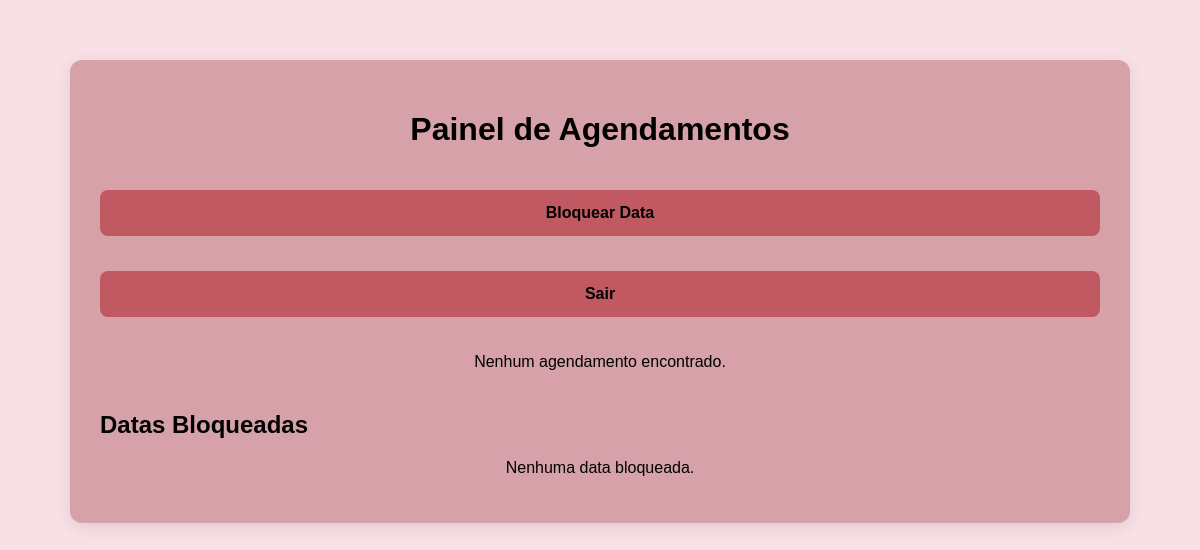
Before: /admin (signed in) with the older database file.
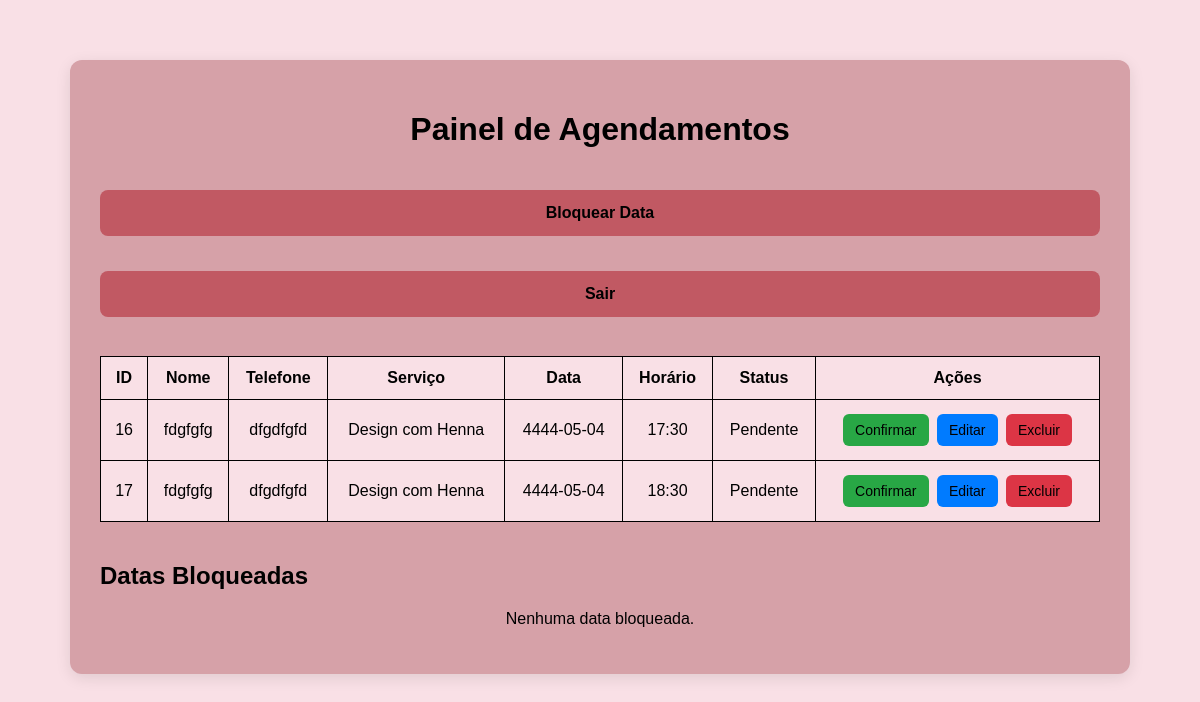
After: the same page with the newer database file.
### tables this page shows
CREATE TABLE agendamentos (
            id INTEGER PRIMARY KEY AUTOINCREMENT,
            nome TEXT NOT NULL,
            telefone TEXT NOT NULL,
            servico TEXT NOT NULL,
            data TEXT NOT NULL,
            horario TEXT NOT NULL
        , status TEXT DEFAULT 'Pendente');

### app.py (the view)
@app.route("/admin")
def admin():
    if not session.get("admin_logado"):
        return redirect(url_for("login"))
    conn = sqlite3.connect(DB_PATH)
    cursor = conn.cursor()
    cursor.execute("""
    SELECT id, nome, telefone, servico, data, horario, status
    FROM agendamentos
    ORDER BY data, horario
""")
    agendamentos = cursor.fetchall()
    cursor.execute("""
        SELECT id, data, motivo
        FROM bloqueios
        ORDER BY data
    """)
    bloqueios = cursor.fetchall()
    conn.close()
    return render_template("admin.html", agendamentos=agendamentos, bloqueios=bloqueios)

### templates/admin.html (shortened to what this page needs)
<!DOCTYPE html>
<html lang="pt-BR">
<head>
    <link rel="stylesheet" href="{{ url_for('static', filename='style.css') }}">
</head>
<body>
    <div class="container admin-container">
        <h1>Painel de Agendamentos</h1>
        <a href="{{ url_for('bloquear_data') }}" class="botao" style="margin-bottom: 15px;">Bloquear Data</a>
        <a href="{{ url_for('logout') }}" class="botao" style="background: #c15963; margin-bottom: 20px;">Sair</a>
        {% if agendamentos %}
            <div class="tabela-responsive">
                <table>
                    <thead>
                        <tr>
                            <tr>
                            <th>ID</th>
                            <th>Nome</th>
                            <th>Telefone</th>
                            <th>Serviço</th>
                            <th>Data</th>
                            <th>Horário</th>
                            <th>Status</th>
                            <th>Ações</th>
                        </tr>
                    </tr>
                </thead>
                <tbody>
                    {% for agendamento in agendamentos %}
                        <tr>
                            <td>{{ agendamento[0] }}</td>
                            <td>{{ agendamento[1] }}</td>
                            <td>{{ agendamento[2] }}</td>
                            <td>{{ agendamento[3] }}</td>
                            <td>{{ agendamento[4] }}</td>
                            <td>{{ agendamento[5] }}</td>
                            <td>{{ agendamento[6] }}</td>
                            <td>
                                {% if agendamento[6] != 'Confirmado' %}
                                    <a href="{{ url_for('confirmar', id=agendamento[0]) }}" class="acao confirmar">Confirmar</a>
                                {% endif %}
                                <a href="{{ url_for('editar', id=agendamento[0]) }}" class="acao editar">Editar</a>
                                <a href="{{ url_for('excluir', id=agendamento[0]) }}" class="acao excluir" onclick="return confirm('Tem certeza que deseja excluir este agendamento?')">Excluir</a>
                            </td>
                        </tr>
                        {% endfor %}
                    </tbody>
                </table>
            </div>
        {% else %}
            <p>Nenhum agendamento encontrado.</p>
        {% endif %}
        <h2 style="margin-top: 40px;">Datas Bloqueadas</h2>
        {% if bloqueios %}
            <table>
                <thead>
                    <tr>
                        <th>ID</th>
                        <th>Data</th>
                        <th>Motivo</th>
                        <th>Ação</th>
                    </tr>
                </thead>
                <tbody>
                    {% for bloqueio in bloqueios %}
                    <tr>
                        <td>{{ bloqueio[0] }}</td>
                        <td>{{ bloqueio[1] }}</td>
                        <td>{{ bloqueio[2] if bloqueio[2] else "Sem motivo" }}</td>
                        <td>
                            <a href="{{ url_for('desbloquear_data', id=bloqueio[0]) }}" class="acao excluir" onclick="return confirm('Deseja desbloquear esta data?')">Desbloquear</a>
                        </td>
                    {% endfor %}
                </tbody>
            </table>
        {% else %}
            <p>Nenhuma data bloqueada.</p>
        {% endif %}
    </div>
</body>
</html>

### static/style.css (style rules this page uses)
body { font-family: Arial, sans-serif; background: #f9e0e6; margin: 0; padding: 0; }
.container { width: 90%; max-width: 500px; margin: 60px auto; background: #d6a1a8; padding: 30px; border-radius: 12px; box-shadow: 0 4px 15px rgba(0,0,0,0.1); }
h1 { text-align: center; color: black; }
p { text-align: center; color: black; }
button, .botao { background: #c15963; color: black; border: none; text-decoration: none; display: inline-block; text-align: center; margin-top: 20px; cursor: pointer; font-weight: bold; padding: 14px 20px; border-radius: 8px; width: 100%; box-sizing: border-box; }
.container { animation: fadeIn 0.4s ease; }
.admin-container { max-width: 1000px; }
table { width: 100%; border-collapse: collapse; margin-top: 20px; background: #f9e0e6; border-radius: 10px; }
th, td { padding: 12px; border: 1px solid black; text-align: center; }
th { background: #f9e0e6; color: black; }
tr:nth-child(even) { background: #f9e0e6; }
.tabela-responsive { width: 100%; overflow-x: auto; }
.acao { display: inline-block; padding: 8px 12px; margin: 2px; border-radius: 6px; text-decoration: none; color: black; font-size: 14px; }
.editar { background: #007bff; }
.excluir { background: #dc3545; }
.confirmar { background: #28a745; }

Changed rows visible on the page:
added agendamentos: id "16", nome "fdgfgfg", telefone "dfgdfgfd", servico "Design com Henna", data "4444-05-04", horario "17:30", status "Pendente"
added agendamentos: id "17", nome "fdgfgfg", telefone "dfgdfgfd", servico "Design com Henna", data "4444-05-04", horario "18:30", status "Pendente"
Other visible differences:
text no longer shown: "Nenhum agendamento encontrado."
text now shown: "ID Nome Telefone Serviço Data Horário Status Ações"
